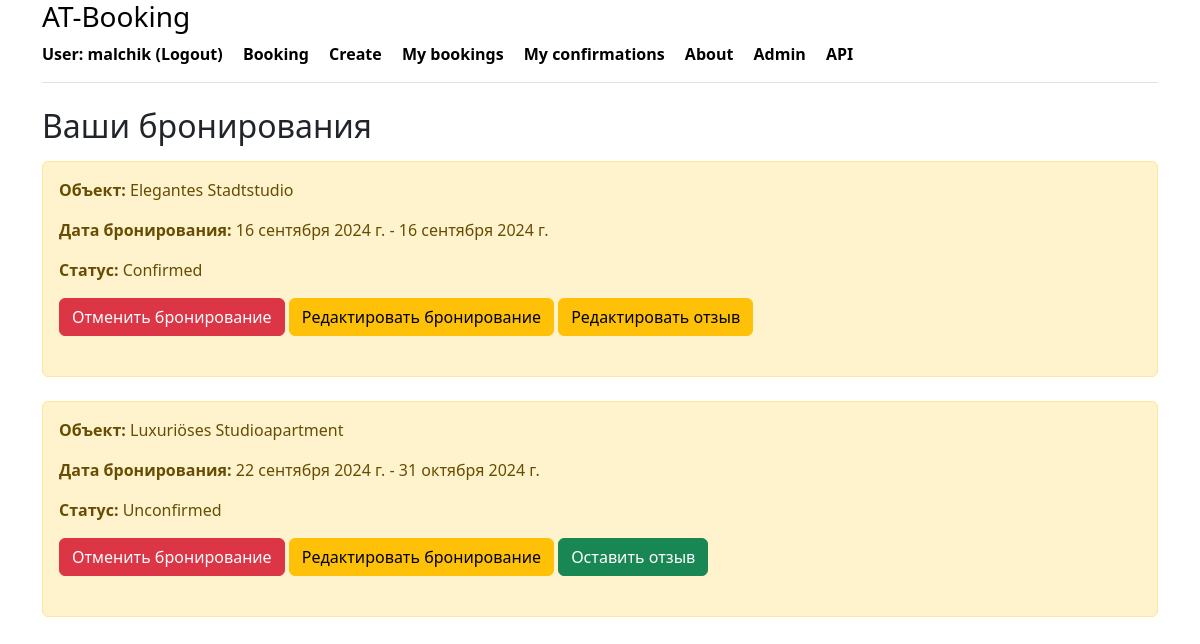
The page /my_bookings/ (signed in) on the database as committed earlier.
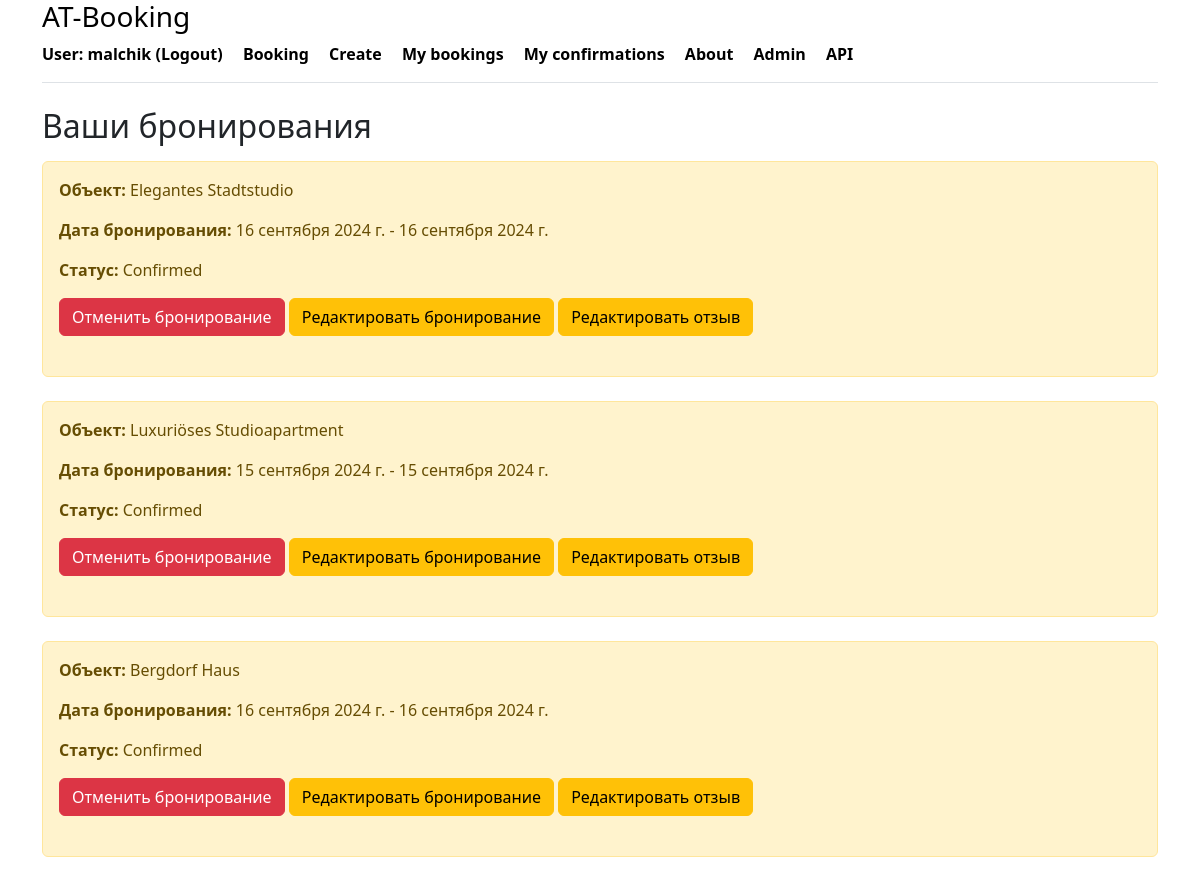
The same page on the database as committed later.
### booking/models.py (models this page shows, shortened)
class Booking(models.Model):
    class BookingStatus(models.TextChoices):
        CONFIRMED = 'CONFIRMED', _('Confirmed')
        PENDING = 'PENDING', _('Pending confirmation')
        CANCELED = 'CANCELED', _('Canceled')
        UNCONFIRMED = 'UNCONFIRMED', _('Unconfirmed')
    status = models.CharField(
        _('Status'),
        max_length=20,
        choices=BookingStatus.choices,
        default=BookingStatus.UNCONFIRMED
    ) # Статус бронирования
    owner = models.ForeignKey(
        User,
        on_delete=models.CASCADE,
        related_name='bookings'
    ) # Пользователь, который забронировал
    created_at = models.DateTimeField(
        auto_now_add=True
    ) # Дата создания бронирования
    date_from = models.DateField(
        _('Booking from'),
        null=True,
        blank=True) # Дата начала бронирования
    date_to = models.DateField(
        _('Booking to'),
        null=True,
        blank=True) # Дата окончания бронирования
    housing = models.ForeignKey(
        Housing,
        on_delete=models.CASCADE,
        related_name='bookings'
    )  # Жилье, которое было забронировано
    class Meta:
        verbose_name_plural = _('bookings')
        verbose_name = _('booking')
        indexes = [
            models.Index(fields=['status']),
            models.Index(fields=['date_from', 'date_to']),
        ]

class Housing(models.Model):
    class HousingType(models.TextChoices):
        APARTMENT = 'APARTMENT', 'Квартира'
        HOUSE = 'HOUSE', 'Дом'
        STUDIO = 'STUDIO', 'Студия'
        CASTLE = 'CASTLE', 'Замок'
        HOTEL = 'HOTEL', 'Гостиница'
        VILLA = 'VILLA', 'Вилла'
        COTTAGE = 'COTTAGE', 'Коттедж'
    name = models.CharField(_('Name of object'), max_length=100)
    type = models.CharField(
        _('Type of object'),
        max_length=20,
        choices=HousingType.choices,
        default=HousingType.APARTMENT
    )
    country = models.CharField(_('Country'), max_length=50)
    post_code = models.CharField(_('Postal code'), max_length=10)
    city = models.CharField(_('City'), max_length=50)
    street = models.CharField(_('Street'), max_length=50, null=True, blank=True)
    house_number = models.CharField(_('House number'), max_length=50, null=True, blank=True)
    rooms = models.IntegerField(_('Number of rooms'))
    description = models.TextField(_('Description'))
    price = models.DecimalField(_('Price'), max_digits=10, decimal_places=2)
    owner = models.ForeignKey(User, on_delete=models.CASCADE, related_name='owner_housings')
    is_visible = models.BooleanField(default=True)
    created_at = models.DateTimeField(auto_now_add=True)
    class Meta:
        verbose_name_plural = _('housings')
        verbose_name = _('housing')
        indexes = [
            models.Index(fields=['type']),
            models.Index(fields=['price']),
        ]

### booking/views.py (the view)
# urls.py: path('my_bookings/', my_bookings, name='my_bookings'),
@login_required
def my_bookings(request):
    bookings = Booking.objects.filter(owner=request.user)
    reviews = Review.objects.filter(owner=request.user).select_related('housing')
    housing_reviews = {review.housing.id: review for review in reviews}
    context = {
        'bookings': bookings,
        'housing_reviews': housing_reviews,
    }
    return render(request, 'booking/my_bookings.html', context)

### booking/templates/booking/my_bookings.html (shortened to what this page needs)
{% extends 'booking/base.html' %}
{% block content %}
    <h2>Ваши бронирования</h2>
        {% if bookings %}
            <ul class="list-group">
                {% for booking in bookings %}
                    <div class="alert alert-warning mt-2">
                        <p><strong>Объект:</strong> {{ booking.housing.name }}</p>
                        <p><strong>Дата бронирования:</strong> {{ booking.date_from }} - {{ booking.date_to }}</p>
                        <p><strong>Статус:</strong> {{ booking.get_status_display }}</p>
                        {% if booking.status != 'CANCELED' %}
                            <form method="post" action="{% url 'cancel_booking' booking.id %}">
                                <button type="submit" class="btn btn-danger">Отменить бронирование</button>
                                <a href="{% url 'edit_booking' booking.id %}" class="btn btn-warning">Редактировать бронирование</a>
                                    {% if booking.housing.id in housing_reviews %}
                                    <a href="{% url 'edit_review' booking.housing.id %}" class="btn btn-warning">Редактировать отзыв</a>
                                    {% else %}
                                    <a href="{% url 'create_review' booking.housing.id %}" class="btn btn-success">Оставить отзыв</a>
                                    {% endif %}
                            </form>
                            <br>
                        {% else %}
                            <p>Это бронирование отменено</p>
                        {% endif %}
                    </div>
                {% endfor %}
            </ul>
        {% else %}
            <div class="alert alert-warning mt-2">
                <p>У вас нет бронирований.</p>
            </div>
        {% endif %}
{% endblock %}

### booking/templates/booking/base.html (shortened to what this page needs)
<!DOCTYPE html>
<html lang="ru">
<head>
    <link rel="stylesheet" href="https://cdn.jsdelivr.net/npm/bootstrap@5.3.3/dist/css/bootstrap.min.css">
</head>
<body>
<div class="container">
   <div class="d-flex flex-column flex-md-row align-items-center pb-3 mb-4 border-bottom">
       <a href="/" class="d-flex align-items-center link-body-emphasis text-decoration-none">
        <strong>
          <a class="link-body-emphasis text-decoration-none" href="{% url 'index' %}"><h3>AT-Booking</h3></a>
               {% if user.is_authenticated %}
                   <a class="me-3 py-2 link-body-emphasis text-decoration-none" href="{% url 'logout' %}">User: {{ user.username }} (Logout) </a>
               {% else %}
                   <a class="me-3 py-2 link-body-emphasis text-decoration-none" href="{% url 'login' %}">Login</a>
               {% endif %}
               <a class="me-3 py-2 link-body-emphasis text-decoration-none" href="{% url 'housing_list' %}">Booking</a>
               <a class="me-3 py-2 link-body-emphasis text-decoration-none" href="{% url 'create' %}">Create</a>
               <a class="me-3 py-2 link-body-emphasis text-decoration-none" href="{% url 'my_bookings' %}">My bookings</a>
                <a class="me-3 py-2 link-body-emphasis text-decoration-none" href="{% url 'my_confirmation' %}">My confirmations</a>
                <a class="me-3 py-2 link-body-emphasis text-decoration-none" href="{% url 'about' %}">About</a>
            <a class="me-3 py-2 link-body-emphasis text-decoration-none" href="/admin/">Admin</a>
               <a class="me-3 py-2 link-body-emphasis text-decoration-none" href="/api/">API</a>
        </strong>
   </div>
</div>
<div class="container">
    {% block content %}{% endblock %}
</div>
</body>
</html>

Rows that differ between the two databases and show on the page:
changed Booking "Luxuriöses Studioapartment": date_from "22 сентября 2024 г." → "15 сентября 2024 г."; date_to "31 октября 2024 г." → "15 сентября 2024 г."; status "Unconfirmed" → "Confirmed"; status "Оставить отзыв" → "Редактировать отзыв"
added Booking: housing.name "Bergdorf Haus", date_from "16 сентября 2024 г.", date_to "16 сентября 2024 г.", status "Confirmed", shows "Отменить бронирование", shows "Редактировать отзыв"
